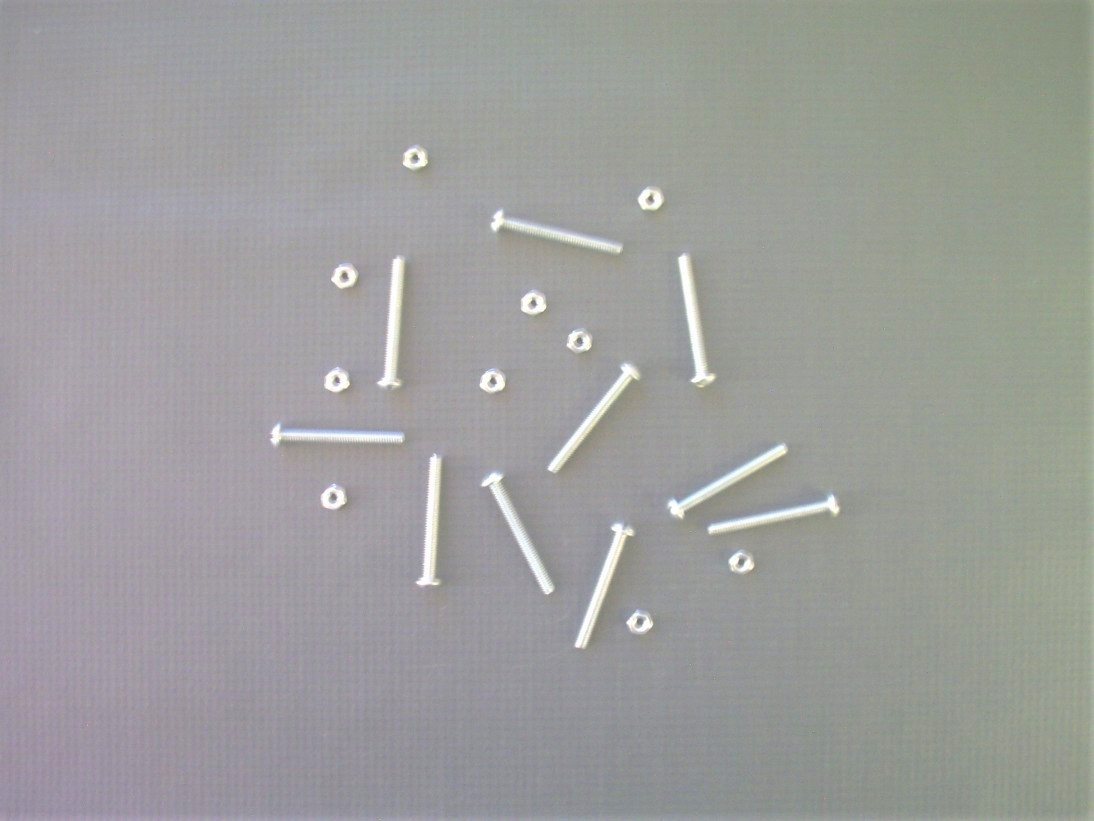
#> input picture cv_c_python_e_opencv/pre_processamento/pre_processamento/1.jpg, 1094 x 821 px
$ python correcao_de_gama.py
#> lines starting #> are read from the running program, lines starting #| are printed output that depends on the picture
import cv2
import matplotlib.pyplot as plt
import numpy as np

fig, axes = plt.subplots(2, 2, figsize=(10, 5))

img = cv2.imread("pre_processamento/1.jpg")
#> img is the input picture: shape (821, 1094, 3); mean B, G, R 156.7, 157.9, 157.4

lut = np.zeros(256, dtype="uint8")
for i in range(256):
    if i < 200:
        lut[i] = 0
    else:
        lut[i] = 255

# Aplique a LUT na imagem
img_contrast = cv2.LUT(img, lut)
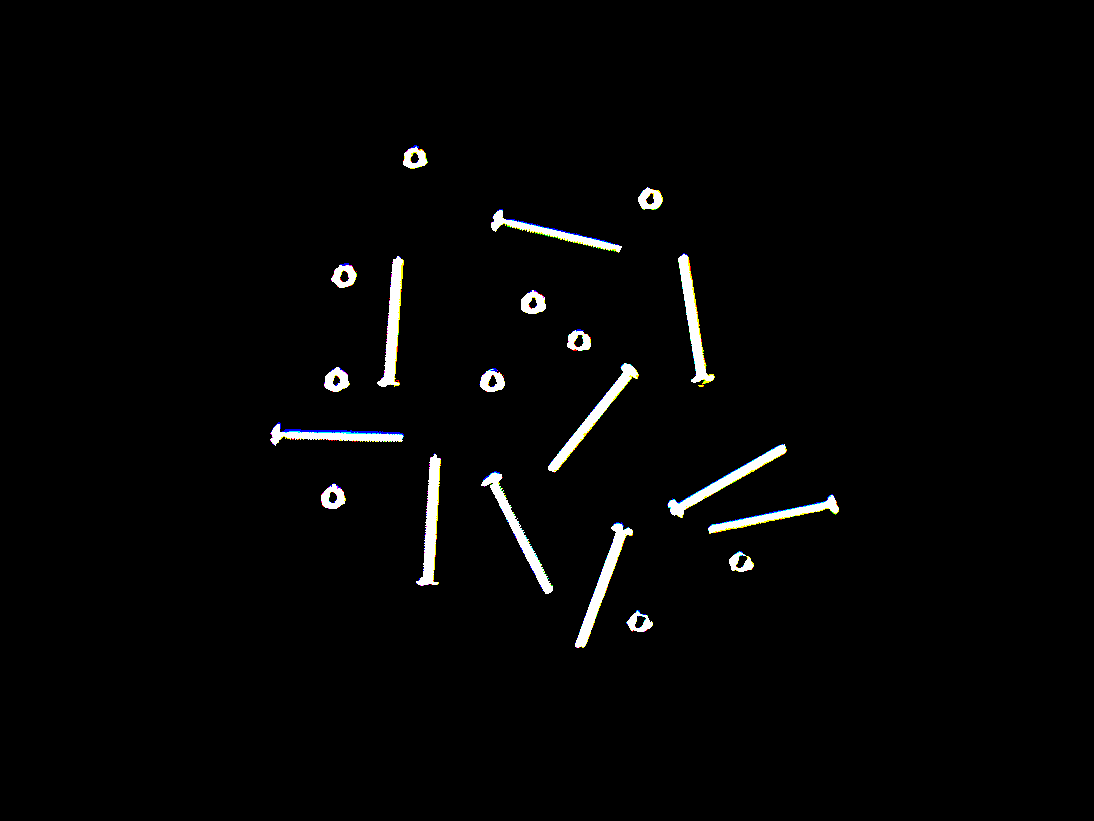
#> img_contrast: shape (821, 1094, 3); mean B, G, R 4.7, 4.8, 4.7

# Exibir a imagem original e a imagem com contraste aumentado
axes[0, 0].imshow(img)
axes[0, 0].set_title('Original')
axes[0, 1].imshow(img_contrast)
axes[0, 1].set_title('Contraste aumentado')

# Crie uma LUT para alterar a cor da imagem para azul
lut = np.zeros((256, 1, 3), dtype="uint8")
# MATRIZ COM 3 DIMENSÕES
# lut[:, 0, 1] = np.arange(256) # VERDE
# lut[:, 0, 0] = np.arange(256) # VERMELHO
lut[:, 0, 2] = np.arange(256)  # AZUL

# Aplique a LUT na imagem
img_blue = cv2.LUT(img, lut)
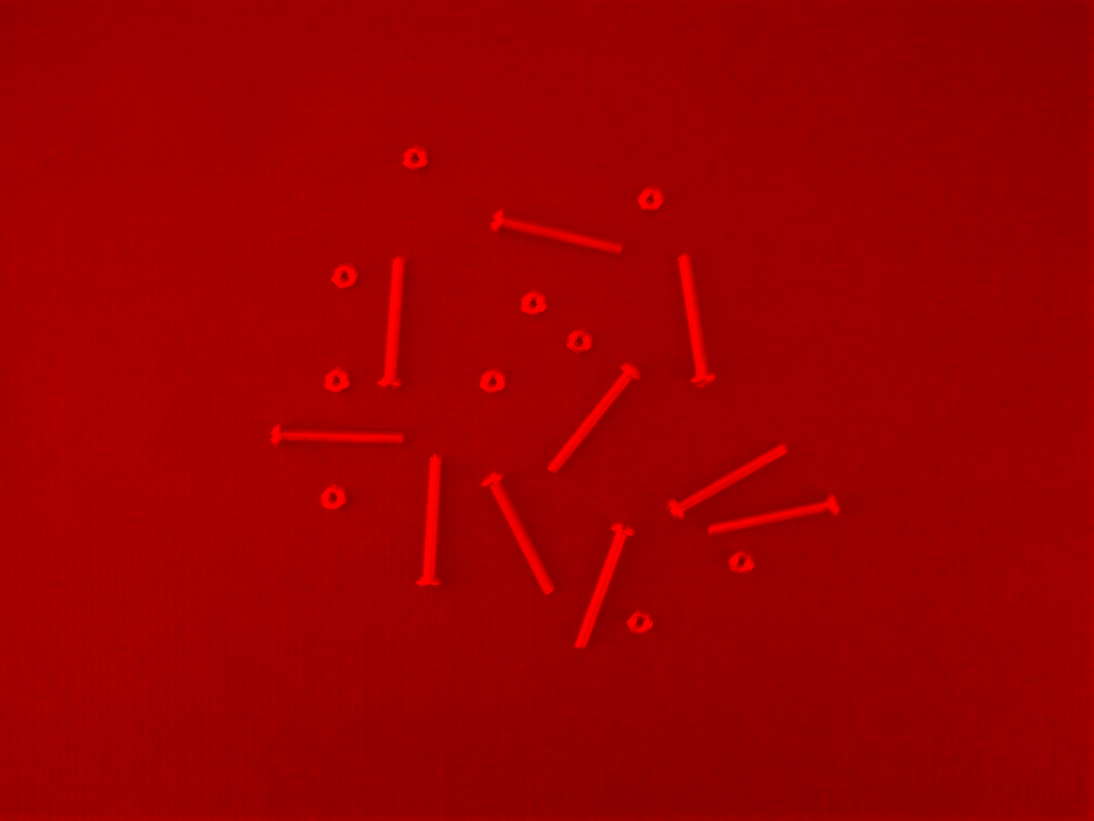
#> img_blue: shape (821, 1094, 3); mean B, G, R 0, 0, 157.4
axes[1, 0].imshow(img_blue)
axes[1, 0].set_title("Azul")

plt.show()
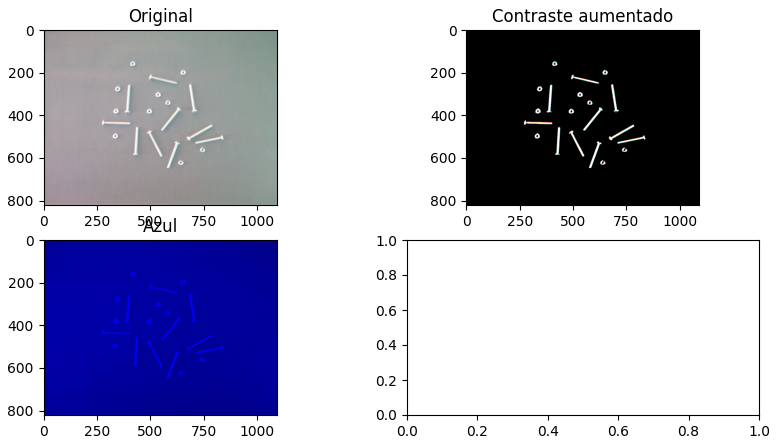
#> figure drawn by matplotlib, 3 panels; B, G, R data is drawn as R, G, B
